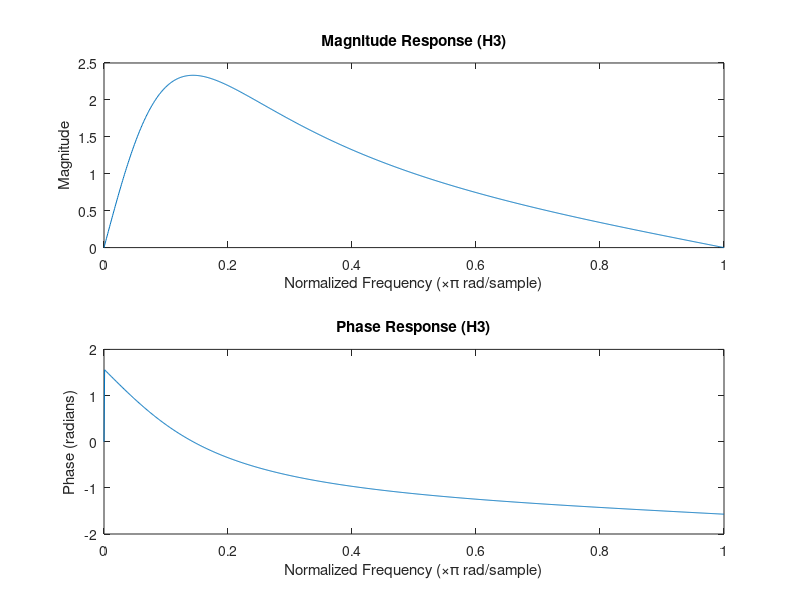

Write the MATLAB code that produced this figure.
num = [0.7, 0, -0.7];
den = [1, -1.26, 0.4];

w = linspace(0, pi, 1000);
freq = freqz(num, den, w);
mag = abs(freq);
phase = angle(freq);

figure;
subplot(2, 1, 1);
plot(w/pi, mag);
title('Magnitude Response (H3)');
xlabel('Normalized Frequency (\times\pi rad/sample)');
ylabel('Magnitude');

subplot(2, 1, 2);
plot(w/pi, phase);
title('Phase Response (H3)');
xlabel('Normalized Frequency (\times\pi rad/sample)');
ylabel('Phase (radians)');



